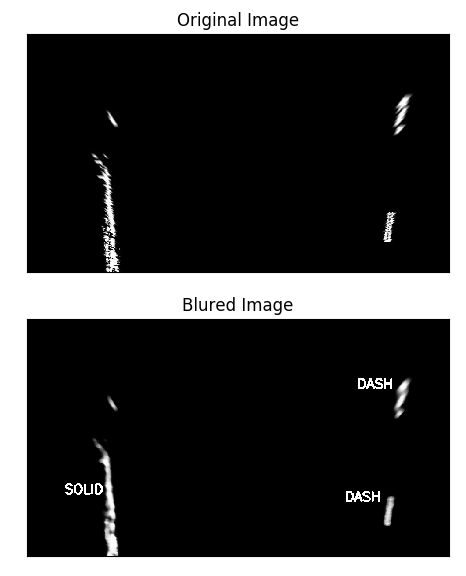
#> input picture lane_type_test/solid_and_Dash.png, 466 x 576 px
$ python -i thresholder.py   (imports and definitions only)   (older library calls are emulated)
#> lines starting #> are read from the running program, lines starting #| are printed output that depends on the picture; after the words box and inside, x2 and y2 are one past the last pixel; in counts of white or black regions, pixels touching at a corner belong together
import cv2
import numpy as np


class Thresholder:
    def __init__(self):
        self.sobel_kernel = 15

        self.thresh_dir_min = 0.7
        self.thresh_dir_max = 1.2

        self.thresh_mag_min = 50
        self.thresh_mag_max = 255

    def dir_thresh(self, sobelx, sobely):
        abs_sobelx = np.abs(sobelx)
        abs_sobely = np.abs(sobely)
        scaled_sobel = np.arctan2(abs_sobely, abs_sobelx)
        sxbinary = np.zeros_like(scaled_sobel)
        sxbinary[(scaled_sobel >= self.thresh_dir_min) & (scaled_sobel <= self.thresh_dir_max)] = 1

        return sxbinary

    def mag_thresh(self, sobelx, sobely):
        gradmag = np.sqrt(sobelx ** 2 + sobely ** 2)
        scale_factor = np.max(gradmag) / 255
        gradmag = (gradmag / scale_factor).astype(np.uint8)
        binary_output = np.zeros_like(gradmag)
        binary_output[(gradmag >= self.thresh_mag_min) & (gradmag <= self.thresh_mag_max)] = 1

        return binary_output

    def yellow_thresh(self, hsv_img):
        yellow_min = np.array([15, 100, 120], np.uint8)
        yellow_max = np.array([80, 255, 255], np.uint8)
        yellow_mask = cv2.inRange(hsv_img, yellow_min, yellow_max)

        binary_output = np.zeros_like(hsv_img[:, :, 0])
        binary_output[yellow_mask != 0] = 1

        return binary_output

    def white_thresh(self, hsv_img):
        white_min = np.array([0, 0, 200], np.uint8)
        white_max = np.array([255, 30, 255], np.uint8)
        white_mask = cv2.inRange(hsv_img, white_min, white_max)

        binary_output = np.zeros_like(hsv_img[:, :, 0])
        binary_output[white_mask != 0] = 1

        return binary_output

    def color_thresh(self, img):
        img = cv2.cvtColor(img, cv2.COLOR_RGB2HSV)

        base = self.yellow_thresh(img)
        white = self.white_thresh(img)

        base[white == 1] = 1

        return base

    def threshold(self, img, use_sobel=False):
        sobelx = cv2.Sobel(img[:, :, 2], cv2.CV_64F, 1, 0, ksize=self.sobel_kernel)
        sobely = cv2.Sobel(img[:, :, 2], cv2.CV_64F, 0, 1, ksize=self.sobel_kernel)

        direc = self.dir_thresh(sobelx, sobely)
        mag = self.mag_thresh(sobelx, sobely)
        color = self.color_thresh(img)

        combined = np.zeros_like(direc)
        #combined[((color == 1) & ((mag == 1) | (direc == 1)))] = 1
        if use_sobel:
            combined[(mag == 1)] = 1
        else:
            combined[(color == 1)] = 1

        return combined

>>> import cv2
>>> picture = cv2.cvtColor(cv2.imread('lane_type_test/solid_and_Dash.png'), cv2.COLOR_BGR2RGB)
#> picture is the input picture: shape (576, 466, 3); min 0, max 255, mean 65.1
>>> result = Thresholder().threshold(picture)
#> in threshold, `sobelx = cv2.Sobel(img[:, :, 2], cv2.CV_64F, 1, 0, ksize=self.sobel_ke..`:
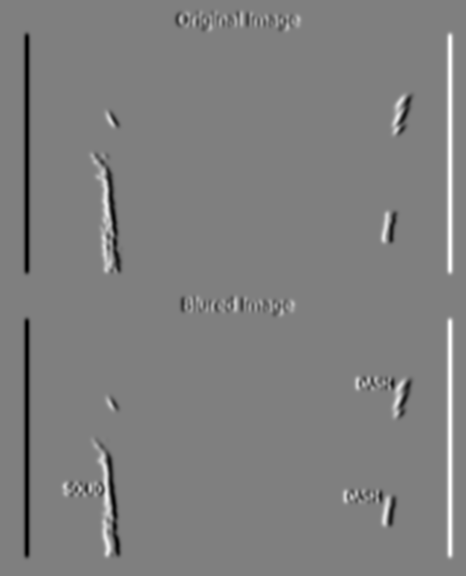
#> sobelx: shape (576, 466) float64; min -7.17e+09, max 7.17e+09, mean 0; drawn with min black and max white
#> in threshold, `sobely = cv2.Sobel(img[:, :, 2], cv2.CV_64F, 0, 1, ksize=self.sobel_ke..`:
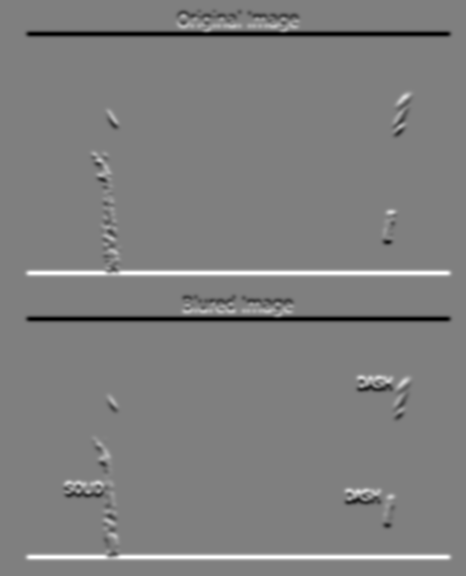
#> sobely: shape (576, 466) float64; min -7.17e+09, max 7.17e+09, mean 0; drawn with min black and max white
#> in dir_thresh, `scaled_sobel = np.arctan2(abs_sobely, abs_sobelx)`:
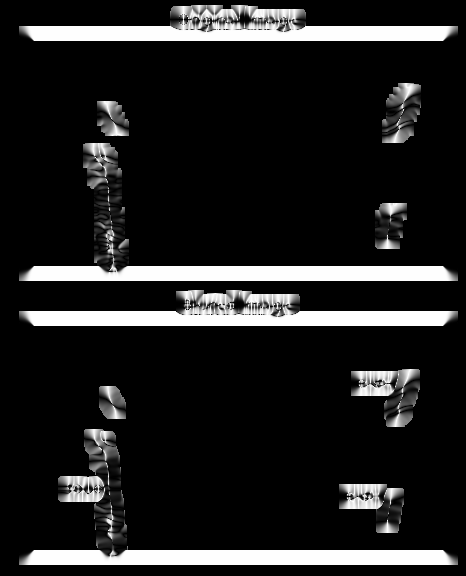
#> scaled_sobel: shape (576, 466) float64; min 0, max 1.57, mean 0.202; drawn with min black and max white
#> in threshold, `direc = self.dir_thresh(sobelx, sobely)`:
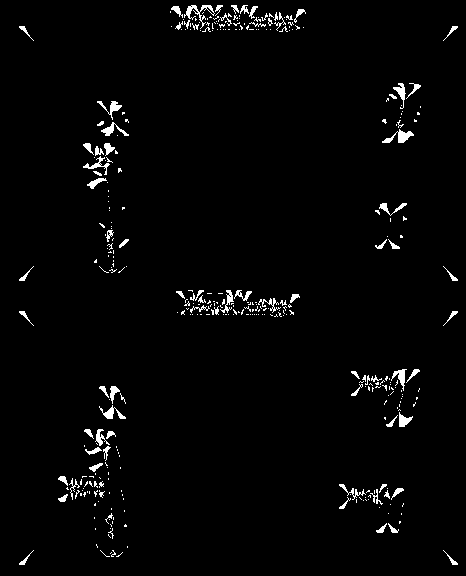
#> direc: shape (576, 466) float64; values 0 (black) and 1 (white), 2.2% white; 358 white regions (278 under 20 px), largest, box (x1, y1, x2, y2) and area: (184, 5, 215, 29) 196, (382, 129, 414, 143) 185, (99, 405, 126, 419) 138
#> in mag_thresh, `gradmag = np.sqrt(sobelx ** 2 + sobely ** 2)`:
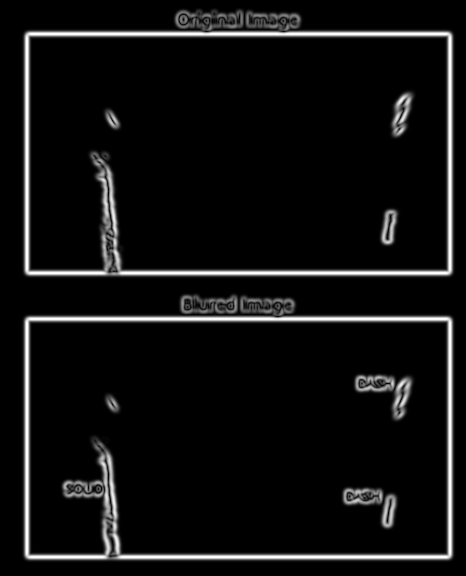
#> gradmag: shape (576, 466) float64; min 0, max 7.17e+09, mean 464113642.2; drawn with min black and max white
#> in mag_thresh, `scale_factor = np.max(gradmag) / 255`: scale_factor = 28114944
#> in threshold, `mag = self.mag_thresh(sobelx, sobely)`:
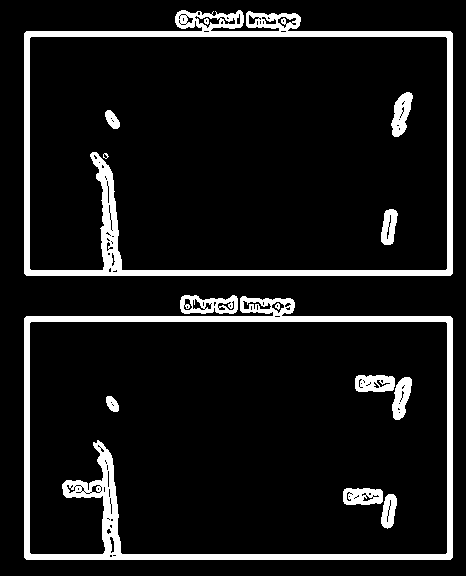
#> mag: shape (576, 466); values 0 (black) and 1 (white), 9.6% white; 14 white regions (1 under 20 px), largest, box (x1, y1, x2, y2) and area: (24, 10, 453, 276) 10993, (24, 296, 453, 560) 10564, (180, 295, 238, 314) 704
#> in color_thresh, `img = cv2.cvtColor(img, cv2.COLOR_RGB2HSV)`: img: shape (576, 466, 3); mean H, S, V 0, 0, 65.1
#> in yellow_thresh, `yellow_mask = cv2.inRange(hsv_img, yellow_min, yellow_max)`: yellow_mask: shape (576, 466); every value is 0
#> in white_thresh, `white_mask = cv2.inRange(hsv_img, white_min, white_max)`:
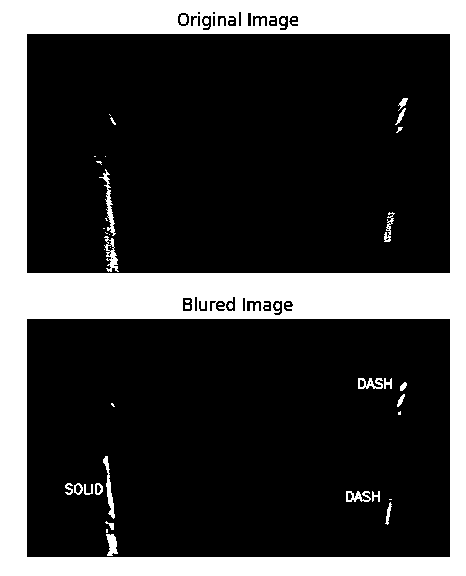
#> white_mask: shape (576, 466); 25.1% white; 49 white regions (22 under 20 px), largest, box (x1, y1, x2, y2) and area: (0, 0, 466, 576) 65174, (99, 169, 116, 236) 273, (103, 456, 115, 519) 251
